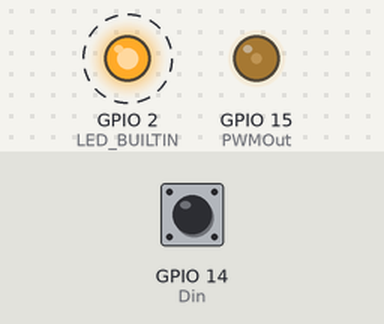
Bench run of a sketch on a simulated ESP32. Parts: output pins drawn as LEDs (lit = HIGH). Dashed ring = blinking. Inputs (shaded band) come from the test bench; at power-on: GPIO 14 (Din) HIGH. What the sketch prints to the serial monitor is not drawn.

Above: at 0.5 s.
Timing chart, 0 to 4.6 s (numbered marks = the images above):
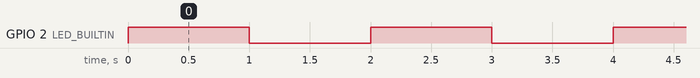

The sketch:

lab1_1.ino
```cpp
// lab1_1.ino
//IoT workshop by dew.ninja
// July 2019
// For LOLIN32 board
// test PWM and external interrupt

const int PWMOut = 15;    // use GPIO15 as PWM
const int Din = 14;      // GPIO14 as digital input
//const int ADCin = A3;   //   only one ADC input available
// timer assignment
const byte PWMch=1;
//const int LED_ONBOARD = 5;
unsigned long us_new, us_old,dtimeh, dtimel;  // variables used to capture period
bool pwmlogic;      // logic of pwm


int pwmval = 1023;       // constant pwm value 25%


void setup() {
  pinMode(Din, INPUT);
  pinMode(PWMOut, OUTPUT);
  pinMode(LED_BUILTIN, OUTPUT);

  // ------ add PWM and external interrupt setup here -----------
  ledcSetup(PWMch, 5000, 12);   // PWM output
  ledcAttachPin(PWMOut, PWMch);
  attachInterrupt(Din, measureP, CHANGE);
  // -------------------------------------
  Serial.begin(115200);
  ledcWrite(PWMch, pwmval);

}

void loop() {
  digitalWrite(LED_BUILTIN,!digitalRead(LED_BUILTIN)); // toggle square wave output

  Serial.print("PWM : high period = ");
  Serial.print(dtimeh);
  Serial.print(" microseconds");

  Serial.print(", low period = ");
  Serial.print(dtimel);
  Serial.println(" microseconds");
  delay(1000);    // delay 100 millisecs
}

// measure period of PWM
void measureP(void)
{
  us_old = us_new;
  us_new = micros();
  pwmlogic = digitalRead(Din);
  if (!pwmlogic) // compute high period
  {
    dtimeh = us_new - us_old;
  }
  else
  {
    dtimel = us_new - us_old;
  }
}
```

Measured:
- by itself, GPIO 2 (LED_BUILTIN): alternates HIGH for 1.0 s and LOW for 1.0 s
